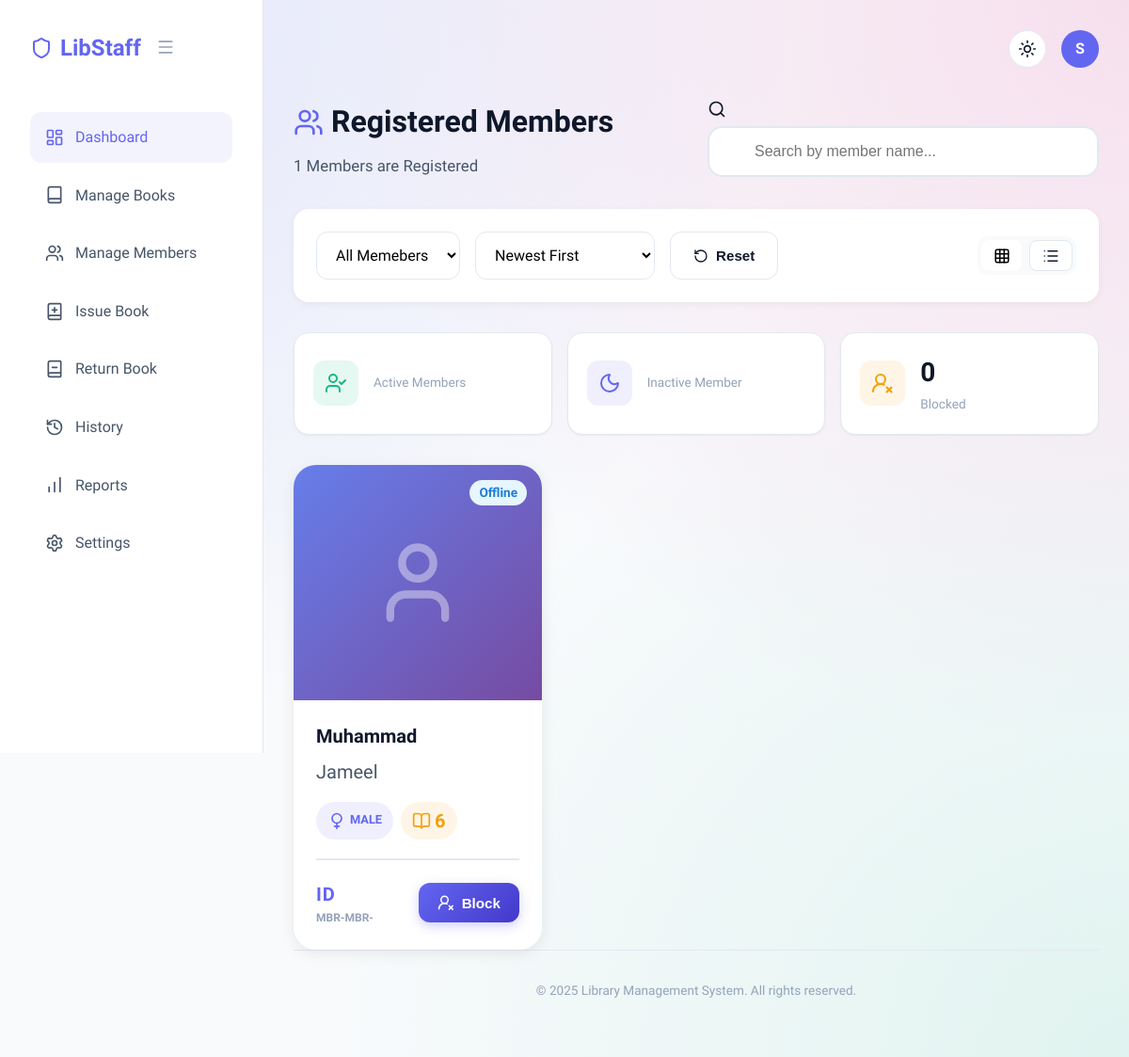
Page /manage_members/ on the committed database.
### library_management/models.py (models this page shows, shortened)
class CommonInfo(models.Model):
    GENDER_CHOICE = [
        ('Male', 'Male'),
        ('Female', 'Female')
    ]
    user = models.OneToOneField(User, on_delete=models.CASCADE)
    date_of_birth = models.DateField()
    gender = models.CharField(max_length=50, choices=GENDER_CHOICE)
    class Meta:
        abstract = True

class Member(CommonInfo):
    lib_id = models.CharField(max_length=50, default='MBR-')
    join_date = models.DateField(auto_now_add=True)
    expiry_date = models.DateField(default=get_expiry_date)
    login_time =models.TimeField(null=True,blank=True)
    is_blocked = models.BooleanField(default=False)
    last_activity = models.DateTimeField(null=True,blank=True)
    borrow_count = models.IntegerField(null=True,blank=True)
    @property
    def status(self):
        if self.is_blocked:
            return "Blocked"
        if not self.last_activity:
            return "Inactive"
        now = timezone.now()
        diff = now - self.last_activity
        if diff < timedelta(minutes=5):
            return "Online"
        if diff < timedelta(hours=1):
            return "Away"
        if diff < timedelta(days=1):
            return "Offline"
        if diff > timedelta(days=30):
            return "Inactive"
        return "Offline"

### library_management/views.py (the view)
# urls.py: path('manage_members/',views.manage_members,name='manage_members'),
def manage_members(request):
    members = Member.objects.all()
    blocked = Member.objects.filter(is_blocked = True).count()
    for member in members:
        member.borrow_count=BorrowRecord.objects.filter(borrower = member,is_returned=False).count()
    content = {'members':members,
               'blocked':blocked,}
    return render(request,'manage_members.html',content)

### library_management/templates/manage_members.html (shortened to what this page needs)
{% extends "staff_base.html" %}
{% block body %}
<header class="dashboard-header" style="flex-wrap: wrap; gap: 1.5rem; margin-bottom: 2rem;">
    <div style="flex: 1; min-width: 300px;">
        <h1
            style="font-size: 2rem; margin-bottom: 0.5rem; font-weight: 800; display: flex; align-items: center; gap: 0.5rem;">
            <i data-lucide="users" style="width: 32px; height: 32px; color: var(--primary);"></i>
            Registered Members
        </h1>
        <p style="color: var(--text-secondary); font-size: 1.05rem;">{{ members|length }} Members are Registered</p>
    </div>
    <div class="search-wrapper" style="flex: 1; min-width: 350px; max-width: 500px; position: relative;">
        <i data-lucide="search" class="search-icon" style="width: 20px; height: 20px;"></i>
        <input type="text" id="searchInput" placeholder="Search by member name..."
            style="padding: 1rem 1rem 1rem 3rem; border: 2px solid var(--border-light); border-radius: var(--radius-lg); width: 100%; font-size: 1rem; transition: all 0.3s; background: var(--bg-surface); color: var(--text-main);">
    </div>
</header>
<div
    style="background: var(--bg-surface); padding: 1.5rem; border-radius: var(--radius-lg); box-shadow: 0 2px 8px rgba(0,0,0,0.05); margin-bottom: 2rem;">
    <div style="display: flex; justify-content: space-between; align-items: center; flex-wrap: wrap; gap: 1rem;">
        <div style="display: flex; gap: 1rem; flex-wrap: wrap; flex: 1;">
            <select id="statusFilter" class="form-control" style="width: auto; min-width: 150px;">
                <option value="">All Memebers</option>
            </select>
            <select id="sortFilter" class="form-control" style="width: auto; min-width: 150px;">
                <option value="newest">Newest First</option>
            </select>
            <button class="btn btn-secondary" data-reset-filters>
                <i data-lucide="rotate-ccw" style="width: 16px; height: 16px;"></i>
                Reset
            </button>
        </div>
        <div
            style="display: flex; gap: 0.5rem; background: var(--bg-body); padding: 0.25rem; border-radius: var(--radius-md);">
            <button id="gridViewBtn" class="btn btn-sm"
                style="background: var(--bg-surface); box-shadow: 0 2px 4px var(--shadow-sm);">
                <i data-lucide="grid-3x3" style="width: 18px; height: 18px;"></i>
            </button>
            <button id="listViewBtn" class="btn btn-sm btn-secondary">
                <i data-lucide="list" style="width: 18px; height: 18px;"></i>
            </button>
        </div>
    </div>
</div>
<div
    style="display: grid; grid-template-columns: repeat(auto-fit, minmax(200px, 1fr)); gap: 1rem; margin-bottom: 2rem;">
    <div class="stat-card hover-lift" style="padding: 1.25rem;">
        <div style="display: flex; align-items: center; gap: 1rem;">
            <div class="stat-icon"
                style="background: rgba(16, 185, 129, 0.1); color: var(--success); width: 48px; height: 48px;">
                <i data-lucide="user-check" style="width: 24px; height: 24px;"></i>
            </div>
            <div>
                <div style="color: var(--text-muted); font-size: 0.85rem;">Active Members</div>
            </div>
        </div>
    </div>
    <div class="stat-card hover-lift" style="padding: 1.25rem;">
        <div style="display: flex; align-items: center; gap: 1rem;">
            <div class="stat-icon"
                style="background: rgba(99, 102, 241, 0.1); color: var(--primary); width: 48px; height: 48px;">
                <i data-lucide="moon" style="width: 24px; height: 24px;"></i>
            </div>
            <div>
                <div style="color: var(--text-muted); font-size: 0.85rem;">Inactive Member</div>
            </div>
        </div>
    </div>
    <div class="stat-card hover-lift" style="padding: 1.25rem;">
        <div style="display: flex; align-items: center; gap: 1rem;">
            <div class="stat-icon"
                style="background: rgba(245, 158, 11, 0.1); color: var(--warning); width: 48px; height: 48px;">
                <i data-lucide="user-round-x" style="width: 24px; height: 24px;"></i>
            </div>
            <div>
                <div style="font-size: 1.75rem; font-weight: 800;">{{ blocked }}</div>
                <div style="color: var(--text-muted); font-size: 0.85rem;">Blocked</div>
            </div>
        </div>
    </div>
</div>
<div id="gridView" style="display: grid; grid-template-columns: repeat(auto-fill, minmax(260px, 1fr)); gap: 2rem;">
    {% for member in members %}
    <div class="member-card hover-lift" data-first="{{ member.user.first_name|lower }}"
        data-last="{{ member.user.last_name|lower }}" data-status="{{ member.status|lower }}"
        data-id="{{ member.member_id }}"
        style="background: var(--bg-surface); border-radius: var(--radius-xl); overflow: hidden; box-shadow: 0 4px 16px rgba(0,0,0,0.08); transition: all 0.3s; cursor: pointer;">
        <div
            style="position: relative; overflow: hidden; height: 250px; background: linear-gradient(135deg, #667eea 0%, #764ba2 100%);">
            {% if member.Image %}
            <img src="{{ member.Image.url }}" alt="{{ member.user.first_name }}"
                style="width: 100%; height: 100%; object-fit: cover; transition: transform 0.5s;"
                class="book-cover-hover">
            {% else %}
            <div style="width: 100%; height: 100%; display: flex; align-items: center; justify-content: center;">
                <i data-lucide="user" style="width: 100px; height: 100px; color: white; opacity: 0.4;"></i>
            </div>
            {% endif %}
            <div
                style="position: absolute; top: 1rem; right: 1rem; font-size: 0.85rem; font-weight: 700; display: flex; ">
                <span class="status-{{ member.status|lower }}">{{ member.status }}</span>
            </div>
        </div>
        <div style="padding: 1.5rem;">
            <h3
                style="font-size: 1.25rem; font-weight: 800; margin-bottom: 0.5rem; line-height: 1.4; display: -webkit-box; -webkit-line-clamp: 2; -webkit-box-orient: vertical; overflow: hidden; color: var(--text-main);">
                {{ member.user.first_name }}
            </h3>
            <p style="color: var(--text-secondary); font-size: 1.25rem; margin-bottom: 1rem; font-weight: 500;">
                {{ member.user.last_name }}</p>
            <div style="display: flex; gap: 0.5rem; flex-wrap: wrap; margin-bottom: 1.25rem;">
                <span class="role-badge"
                    style="background: rgba(99, 102, 241, 0.1); color: var(--primary); font-size: 0.8rem; display: flex; align-items: center; gap: 0.25rem;">
                    {% if member.gender == Male %}
                    <i data-lucide="mars" style="width: 12px; height: 12px;"></i>
                    {% else %}
                    <i data-lucide="venus" style="width: 20px; height: 20px;"></i>
                    {% endif %}
                    {{ member.gender }}
                </span>
                <span class="role-badge"
                    style="background: rgba(245, 158, 11, 0.1); color: var(--warning); font-size: 1.25rem; display: flex; align-items: center; gap: 0.25rem;">
                    <i data-lucide="book-open" style="width: 20px; height: 20px;"></i>
                    {{ member.borrow_count }}
                </span>
            </div>
            <div
                style="display: flex; justify-content: space-between; align-items: center; padding-top: 1.25rem; border-top: 2px solid var(--border-light);">
                <div>
                    <div
                        style="font-size: 1.25rem; color: var(--primary); font-weight: 600; text-transform: uppercase; letter-spacing: 0.05em;">
                        ID</div>
                    <div style="font-weight: 800; color: var(--text-muted); font-size: 0.75rem;"> MBR-{{ member.lib_id }}
                    </div>
                </div>
                <button onclick="window.location.href='#'" class="btn btn-primary"
                    style="padding: 0.75rem 1.25rem; font-weight: 700;">
                    <i data-lucide="user-round-x" style="width: 18px; height: 18px;"></i>
                    Block
                </button>
            </div>
        </div>
    </div>
    {% endfor %}
</div>
{% endblock body %}

### library_management/static/library_management/styles.css (style rules this page uses)
:root { --primary: #6366f1; --primary-dark: #4338ca; --secondary: #8b5cf6; --accent: #ec4899; --success: #10b981; --warning: #f59e0b; --danger: #ef4444; --bg-body: #f8fafc; --bg-surface: #ffffff; --bg-glass: rgba(255, 255, 255, 0.7); --text-main: #0f172a; --text-secondary: #475569; --text-muted: #94a3b8; --border-light: #e2e8f0; --shadow-sm: 0 1px 2px 0 rgba(0, 0, 0, 0.05); --shadow-md: 0 4px 6px -1px rgba(0, 0, 0, 0.1); --shadow-lg: 0 10px 15px -3px rgba(0, 0, 0, 0.1); --shadow-glass: 0 8px 32px 0 rgba(31, 38, 135, 0.15); --radius-sm: 0.5rem; --radius-md: 0.75rem; --radius-lg: 1rem; --radius-xl: 1.5rem; }
* { margin: 0; padding: 0; box-sizing: border-box; }
body { font-family: 'Plus Jakarta Sans', sans-serif; background-color: var(--bg-body); background-image: radial-gradient(at 0% 0%, rgba(99, 102, 241, 0.15) 0px, transparent 50%), radial-gradient(at 100% 0%, rgba(236, 72, 153, 0.15) 0px, transparent 50%), radial-gradient(at 100% 100%, rgba(16, 185, 129, 0.1) 0px, transparent 50%); background-attachment: fixed; color: var(--text-main); min-height: 100vh; line-height: 1.6; -webkit-font-smoothing: antialiased; }
.btn { display: inline-flex; align-items: center; justify-content: center; padding: 0.75rem 1.5rem; border-radius: var(--radius-md); font-weight: 600; cursor: pointer; transition: all 0.2s ease; border: none; font-size: 0.95rem; gap: 0.5rem; }
.btn-primary { background: linear-gradient(135deg, var(--primary), var(--primary-dark)); color: white; box-shadow: 0 4px 12px rgba(99, 102, 241, 0.3); }
.btn-secondary { background: var(--bg-surface); color: var(--text-main); border: 1px solid var(--border-light); }
.btn-sm { padding: 0.4rem 0.8rem; font-size: 0.85rem; border-radius: var(--radius-sm); }
.form-control { width: 100%; padding: 0.875rem 1rem; border-radius: var(--radius-md); border: 1px solid var(--border-light); background: var(--bg-surface); font-family: inherit; font-size: 1rem; transition: all 0.2s; }
.hover-lift { transition: transform 0.3s ease, box-shadow 0.3s ease; }
.dashboard-header { display: flex; justify-content: space-between; align-items: center; margin-bottom: 2rem; }
.stat-card { background: var(--bg-surface); padding: 1.5rem; border-radius: var(--radius-lg); box-shadow: var(--shadow-sm); border: 1px solid var(--border-light); display: flex; align-items: center; gap: 1rem; animation: fadeIn 0.5s ease; }
.stat-icon { width: 48px; height: 48px; border-radius: 12px; background: rgba(99, 102, 241, 0.1); color: var(--primary); display: flex; align-items: center; justify-content: center; font-size: 1.5rem; }
.role-badge { display: inline-block; padding: 0.25rem 0.75rem; border-radius: 999px; font-size: 0.75rem; font-weight: 700; text-transform: uppercase; }
.status-offline { background: #e7f5ff; color: #1c7ed6; padding: 3px 10px; border-radius: 20px; }

### rows in the picture
Member: status "Offline", user.first_name "Muhammad", user.last_name "Jameel", gender "MALE", borrow_count "6", lib_id "MBR-"

### other values in the picture
{{ user.first_name|slice:":1"|default:"S" }} "S"
{{ members|length }} "1"
{{ blocked }} "0"
